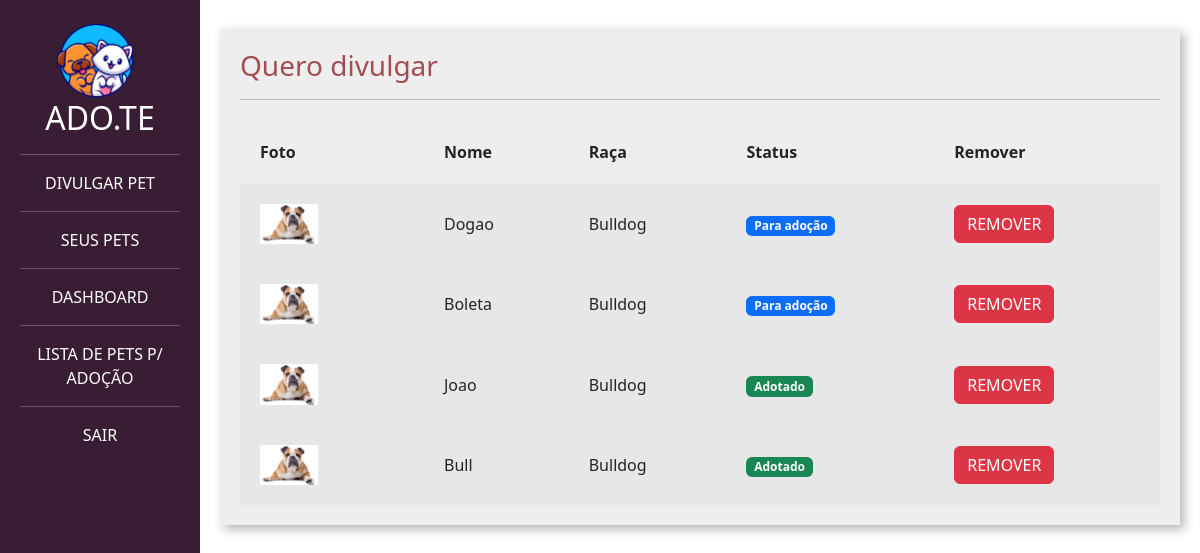
The page /divulgar/seus_pets/ (signed in) on the database its author committed.
### divulgar/models.py (models this page shows, shortened)
class Pet(models.Model):
    choices_status = (('P','Para adoção'),
              ('A','Adotado'))
    usuario = models.ForeignKey(User, on_delete=models.DO_NOTHING)
    foto = models.ImageField(upload_to="fotos_pets")
    nome = models.CharField(max_length=20)
    descricao = models.TextField()
    estado = models.CharField(max_length=50)
    cidade =  models.CharField(max_length=50)
    telefone = models.CharField(max_length=50)
    tags = models.ManyToManyField(Tag)
    raca = models.ForeignKey(Raca, on_delete=models.DO_NOTHING)
    status = models.CharField(max_length=2,choices=choices_status, default='P')

class Raca(models.Model):
    raca = models.CharField(max_length=50)
    def __str__(self):
        return self.raca

### divulgar/views.py (the view)
# urls.py: path('seus_pets/', views.seus_pets, name="seus_pets"),
def seus_pets(request):
    if request.method =="GET":
        pets = Pet.objects.filter(usuario = request.user)
        return render(request,'seus_pets.html',{'pets':pets})

### divulgar/templates/seus_pets.html (shortened to what this page needs)
{% load static %}
<!doctype html>
<html lang="pt-BR">
    <head>
    <link href="https://cdn.jsdelivr.net/npm/bootstrap@5.3.0-alpha1/dist/css/bootstrap.min.css" rel="stylesheet">
    <link href="{% static 'usuarios/css/cadastro.css' %}" rel="stylesheet">
    <link href="{% static 'divulgar/css/novo_pet.css' %}" rel="stylesheet">
    <link href="{% static 'divulgar/css/seus_pet.css' %}" rel="stylesheet">
    </head>
    <body>
        <div class="container-fluid">
            <div class="row">
                <div class="col-md-2 bg-side sidebar">
                    <img src="{% static 'usuarios/img/logo_adote.png' %}" width="50%">
                    <h2>ADO.TE</h2>
                    <hr>
                    <a class="nav-link" href="{% url 'novo_pet' %}">DIVULGAR PET</a>
                    <hr>
                    <a class="nav-link" href="{% url 'seus_pets' %}">SEUS PETS</a>
                    <hr>
                    <a class="nav-link" href="{% url 'dashboard' %}">DASHBOARD</a>
                    <hr>
                    <a class="nav-link" href="{% url 'listar_pets' %}">LISTA DE PETS P/ ADOÇÃO</a>
                    <hr>
                    <a class="nav-link" href="{% url 'sair' %}">SAIR</a>
                </div>
                <div class="col-md">
                    <div class="wrapper">
                        <div class="box width80">
                            <h3 class="font-vinho">Quero divulgar</h3>
                            <hr>
                             <table class="tabela" cellpadding="20">
                                <tr>
                                    <th>Foto</th>
                                    <th>Nome</th>
                                    <th>Raça</th>
                                    <th>Status</th>
                                    <th>Remover</th>
                                </tr>
                                {% for pet in pets %}
                                    <tr class="tabela-linha">
                                        <td width="20%">
                                            <img width="40%" src="{{pet.foto.url}}">
                                        </td>
                                        <td>
                                            {{pet.nome}}
                                        </td>
                                        <td>
                                            {{pet.raca}}
                                        </td>
                                        <td>
                                            {% if pet.status == "P" %}
                                            <span class="badge text-bg-primary">Para adoção</span>
                                           {% elif pet.status == "A" %}
                                           <span class="badge text-bg-success">Adotado</span>
                                           {% endif %}
                                        </td>
                                        <td>
                                            <a href="{% url 'remover_pet' pet.id %}" class="btn btn-danger">REMOVER</a>
                                        </td>
                                        {% endfor %}
                                    </tr>
                            </table>
                        </div>
                    </div>
                </div>
            </div>
        </div>
    </body>
</html>

### templates/static/usuarios/css/cadastro.css (style rules this page uses)
.bg-side { background-color: #391D34; color: white; height: 100vh; }

### templates/static/divulgar/css/novo_pet.css (style rules this page uses)
.sidebar { text-align: center; padding: 20px; }
.wrapper { margin-top: 3%; display: flex; flex-direction: row; justify-content: center; align-items: center; }
.box { padding:20px; width: 50vw; background: rgb(238, 238, 238); box-shadow: 4px 4px 10px rgba(0,0,0,.3); }
.font-vinho { color: #A24D52; }

### templates/static/divulgar/css/seus_pet.css (style rules this page uses)
.width80 { width: 80vw; }
.tabela { width: 100%; margin-top: 20px; }
.tabela-linha { background-color: #e8e7e7; }

### rows shown on the page
Pet: foto (picture), nome "Dogao", raca "Bulldog", status "Para adoção"
Pet: foto (picture), nome "Boleta", raca "Bulldog", status "Para adoção"
Pet: foto (picture), nome "Joao", raca "Bulldog", status "Adotado"
Pet: foto (picture), nome "Bull", raca "Bulldog", status "Adotado"
